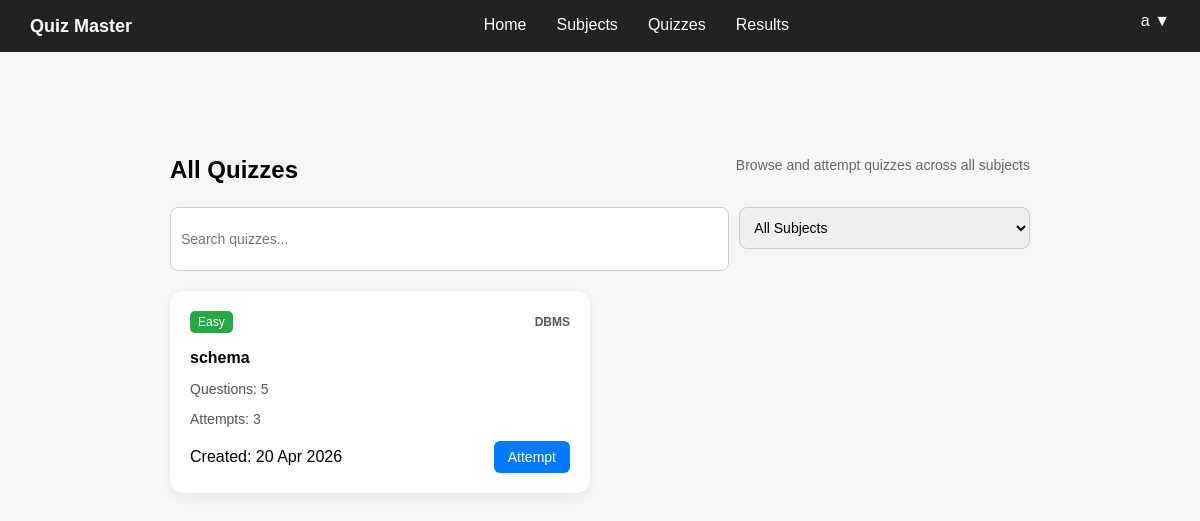
Screenshot of /dashboard/quizzes (signed in) with the database file from the repository.
### controller/models.py (models this page shows)
class Quiz(db.Model):
    __tablename__ = "quizzes"
    id = db.Column(db.Integer, primary_key=True)
    title = db.Column(db.String(200), nullable=False)
    created_at = db.Column(db.DateTime, default=datetime.utcnow)
    subject_id = db.Column(db.Integer, db.ForeignKey("subjects.id"), nullable=False)
    questions = db.relationship("Question", backref="quiz", lazy=True)
    attempts = db.relationship("Attempt", backref="quiz", lazy=True)

class Subject(db.Model):
    __tablename__ = "subjects"
    id = db.Column(db.Integer, primary_key=True)
    name = db.Column(db.String(100), nullable=False)
    description = db.Column(db.Text)
    quizzes = db.relationship("Quiz", backref="subject", lazy=True)

### app.py (the view)
@app.route("/dashboard/quizzes")
def student_all_quizzes():
    if "user_id" not in session:
        flash("Please login first")
        return redirect(url_for("login"))
    quizzes = Quiz.query.order_by(Quiz.created_at.desc()).all()
    return render_template("student_all_quizzes.html", quizzes=quizzes)

### templates/student_all_quizzes.html (shortened to what this page needs)
{% extends "base.html" %}
{% block content %}
<div class="container">
    <div class="header">
        <h1>All Quizzes</h1>
        <p class="subtitle">Browse and attempt quizzes across all subjects</p>
    </div>
    <div class="top-bar">
        <input type="text" placeholder="Search quizzes...">
        <select>
            <option>All Subjects</option>
        </select>
    </div>
    <div class="quiz-grid">
        {% for quiz in quizzes %}
        <div class="quiz-card">
            <div class="quiz-top">
                <span class="tag easy">Easy</span>
                <span class="subject">{{ quiz.subject.name }}</span>
            </div>
            <h3>{{ quiz.title }}</h3>
            <p class="small">Questions: {{ quiz.questions|length }}</p>
            <p class="small">Attempts: {{ quiz.attempts|length }}</p>
            <div class="quiz-bottom">
                <span class="small">
                    Created: {{ quiz.created_at.strftime("%d %b %Y") }}
                </span>
                <button class="btn attempt" onclick='location.href="{{ url_for("attempt_quiz", quiz_id=quiz.id) }}"'>
                    Attempt
                </button>
            </div>
        </div>
        {% endfor %}
    </div>
</div>
{% endblock %}

### static/css/base.css (style rules this page uses)
body { font-family: Arial, sans-serif; background: #f4f6f8; margin: 0; }
.container { max-width: 1000px; margin: 30px auto; padding: 20px; border-radius: 12px; }
.header { display: flex; justify-content: space-between; align-items: center; margin-bottom: 20px; }
.header h1 { margin: 0; font-size: 24px; }
.subtitle { font-size: 14px; color: #666; margin-top: 5px; }
.tag { padding: 4px 8px; border-radius: 5px; font-size: 12px; color: white; }
.subject { background: #28a745; }
.attempt { background: #6f42c1; }
.btn { padding: 8px 14px; border: none; border-radius: 6px; cursor: pointer; font-size: 14px; }
.btn.attempt { background: #007bff; color: white; }
.top-bar { display: flex; gap: 10px; margin-bottom: 20px; }
.top-bar input { flex: 2; padding: 10px; border-radius: 8px; border: 1px solid #ccc; outline: none; font-size: 14px; height: 42px; }
.top-bar select { flex: 1; padding: 10px; border-radius: 8px; border: 1px solid #ccc; font-size: 14px; outline: none; height: 42px; }
.quiz-grid { display: grid; grid-template-columns: repeat(2, 1fr); gap: 20px; }
.quiz-card { background: white; padding: 20px; border-radius: 14px; box-shadow: 0 4px 12px rgba(0, 0, 0, 0.06); transition: 0.2s; }
.quiz-top { display: flex; justify-content: space-between; align-items: center; margin-bottom: 10px; }
.easy { background: #28a745; }
.quiz-card .subject { font-size: 12px; color: #555; font-weight: bold; background: none; padding: 0; }
.quiz-card h3 { font-size: 16px; margin-bottom: 6px; }
.quiz-card p { color: #555; font-size: 14px; margin-bottom: 4px; }
.quiz-bottom { display: flex; justify-content: space-between; align-items: center; margin-top: 14px; }
body { padding-bottom: 80px; }
.container { max-width: 900px; margin: 30px auto; }

### rows the page displays
Quiz: subject.name "DBMS", title "schema", questions|length "5", attempts|length "3", created_at "20 Apr 2026"

### other values shown
{{ session.get('username', 'User') }} "a"
